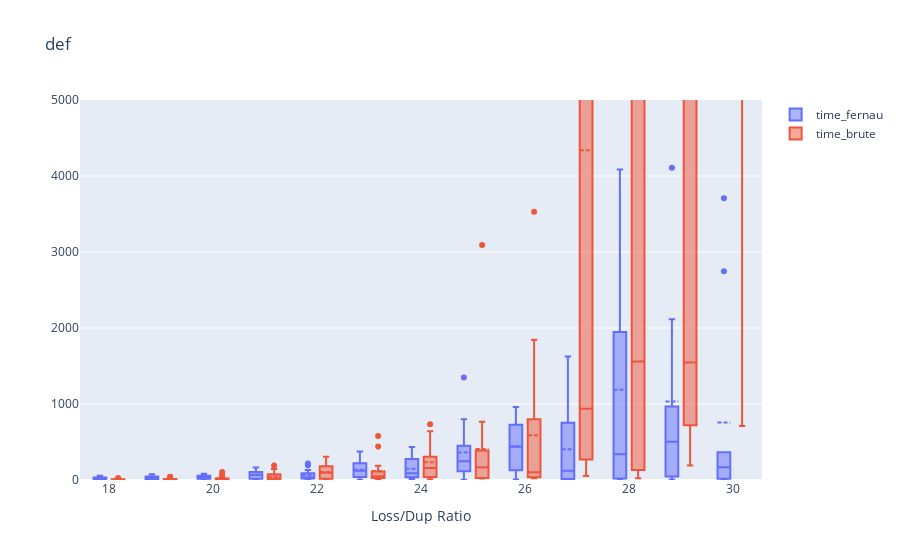

Notebook code cell kept with this figure:
### Code cell
for i in ['time_fernau', 'time_brute']:
    fig.add_trace(
        go.Box(
            x=df['n'][:-5],y=df[i][:-5],name=i,boxmean=True
        )
    )

fig.update_layout(yaxis_title='', boxmode='group', title="def", xaxis_title='Loss/Dup Ratio')
# limit y to 60000
fig.update_yaxes(range=[0, 5000])

fig.show()
# fig.write_image("figs2/" + mc + "/dup_" + dup + ".png")

### Figure 1 — Plotly figure (JSON) as saved in the notebook; plotly's stock layout.template omitted (floating-point values rounded to 4 significant figures; data arrays with more than 128 entries replaced by an {"elided": "..."} marker saying what was removed)
{"data": [{"boxmean": true, "name": "time_fernau", "x": {"elided": "190 int values"}, "y": {"elided": "190 int values"}, "type": "box"}, {"boxmean": true, "name": "time_brute", "x": {"elided": "190 int values"}, "y": {"elided": "190 int values"}, "type": "box"}], "layout": {"yaxis": {"title": {"text": ""}, "range": [0, 5000]}, "boxmode": "group", "title": {"text": "def"}, "xaxis": {"title": {"text": "Loss/Dup Ratio"}}}}
